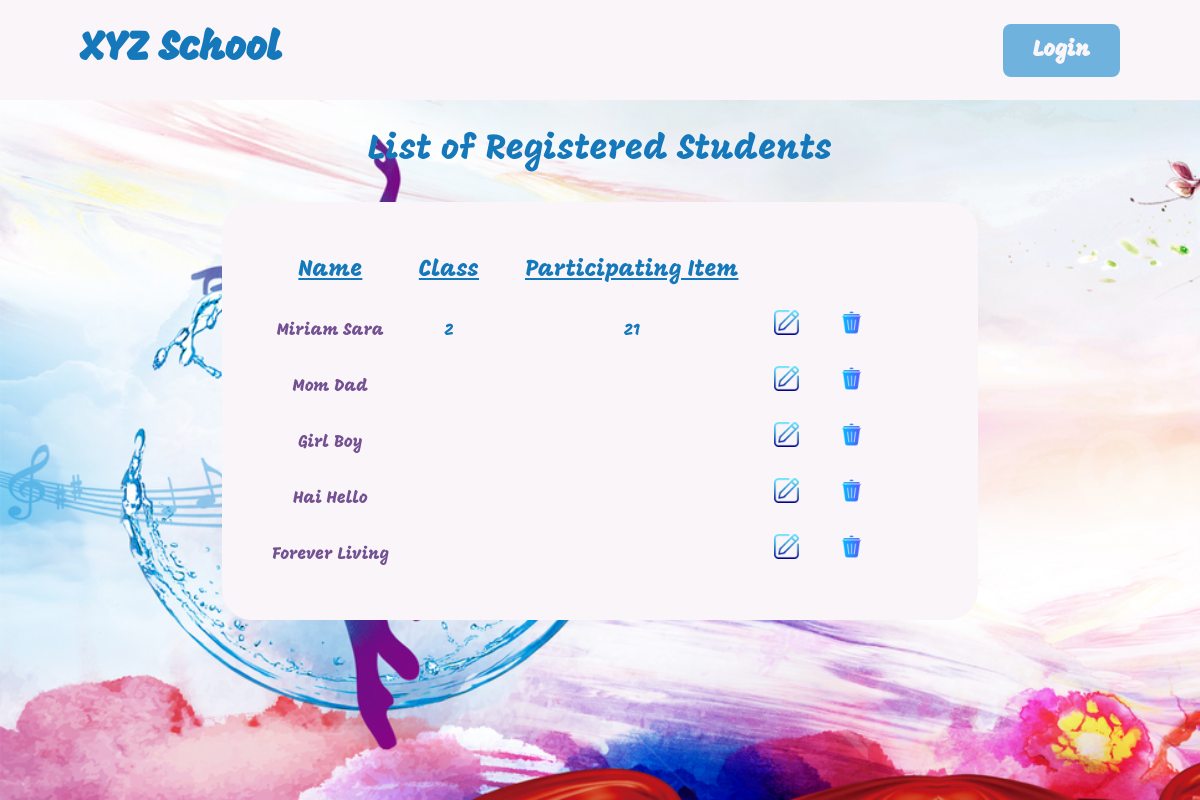
/logged-in/, run on an earlier commit of the app's database.
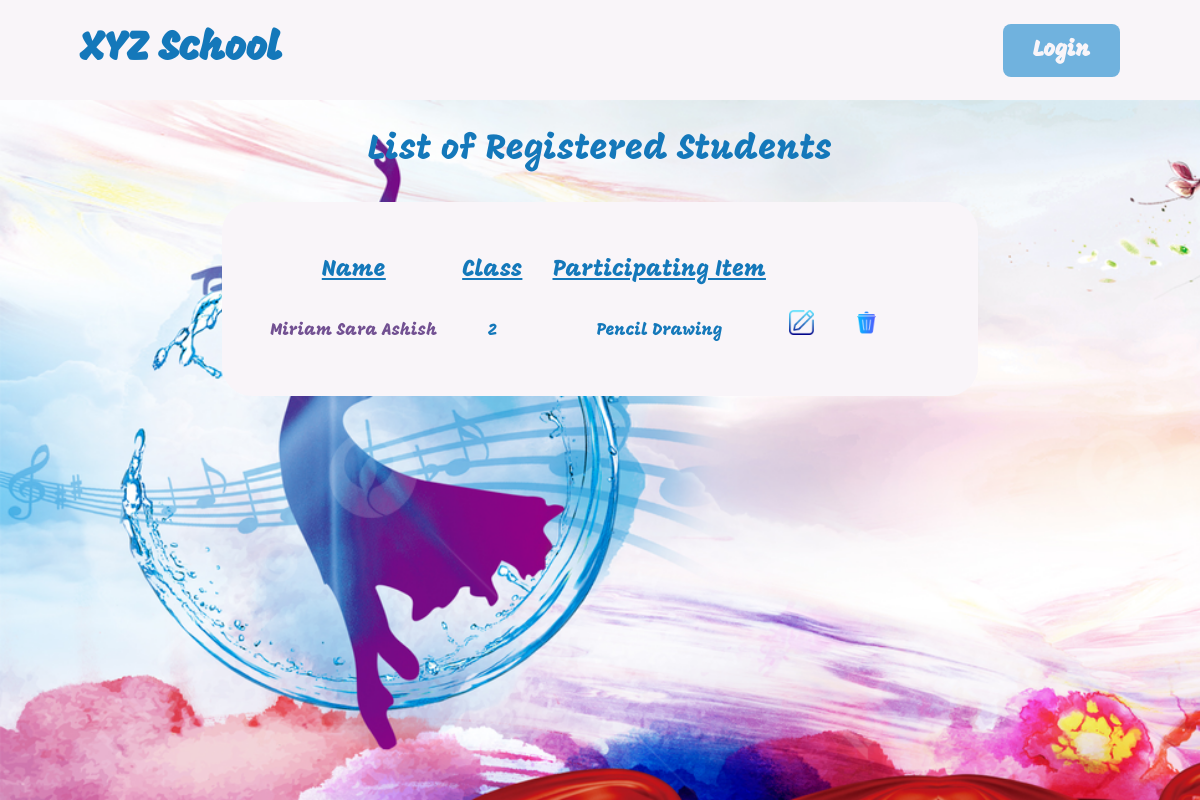
And on a later commit of the database.
### registered/models.py (models this page shows, shortened)
class Form(models.Model):
    first_name = models.CharField(max_length=120)
    last_name = models.CharField(max_length=120)
    date_of_birth = models.DateField(default=datetime.date.today())
    gender = models.CharField(max_length=120,choices=GENDER)
    school_grade = models.CharField(max_length=120,choices=CLASS)
    email = models.EmailField()
    contact_number = models.CharField(max_length=10)
    item = models.CharField(max_length=120,choices=ITEMS)

### web/views.py (the view)
# urls.py: path("", views.register, name="register"),
def register(request):
    participants = Form.objects.all()
    context={
        "participants": participants
    }
    return render(request,'users/userPage.html', context=context)

### templates/users/userPage.html
{% extends "base.html" %} {% load static %} {% block content %}
<section id="home">
  {% include 'web/includes/header.html' %}
  <section class="spotLight">
    <section class="wrapper logged_in">
      <section class="spotlight">
        <h3>List of Registered Students</h3>
        <div class="container">
          <table class="table">
            <thead>
              <tr class="thead">
                <th><span>Name</span></th>
                <th><span>Class</span></th>
                <th><span>Participating Item</span></th>
                <th>&nbsp;</th>
              </tr>
            </thead>
            <tbody>
              {% for participant in participants %}
              <tr class="tbody">
                <td>
                  <a
                    href="{% url 'web:details' id=participant.id %}"
                    class="name"
                    >{{participant.first_name}} {{participant.last_name}}</a
                  >
                </td>
                <td>
                  <span>{{participant.school_grade}}</span>
                </td>
                <td>
                  <span class="item">{{participant.item}}</span>
                </td>
                <td class="edit" style="width: 20%">
                  <a
                    href="{% url 'registered:edit' id=participant.id %}"
                    class="table-link reload"
                  >
                    <div class="img">
                      <img src="{% static 'images/pen.png' %}" />
                    </div>
                  </a>
                  <a
                    href="{% url 'registered:delete' id=participant.id %}"
                    class="action-button reload"
                  >
                    <div class="img">
                      <img src="{% static 'images/delete.png' %}" />
                    </div>
                  </a>
                </td>
              </tr>
              {% endfor %}
            </tbody>
          </table>
        </div>
      </section>
    </section>
  </section>
</section>
{% endblock %}

### templates/base.html (shortened to what this page needs)
<!DOCTYPE html>
<html lang="en">
  <head>
    {% load static %}
    <link
      rel="stylesheet"
      href="{% static './css/style.css' %}"
      type="text/css"
    />
  </head>
  <body>
    {% block content %}{% endblock %}
  </body>
</html>

### templates/web/includes/header.html (shortened to what this page needs)
{% load static %}
<header>
    <h1>
        <a href="{% url 'web:index' %}">
            <h3><b>XYZ School</b></h3>
        </a>
    </h1>
    {% if request.user.is_authenticated %}
    <div>
        <a href="{% url 'users:logout' %}" class="logout"> Logout </a>
    <div>
    {% else %}
    <div>
        <a href="{% url 'users:login' %}" class="login"> Login </a>
    {% endif %}
</header>

### static/css/style.css (style rules this page uses)
* { margin: 0; padding: 0; border: 0; vertical-align: baseline; background: transparent; font-weight: normal; text-decoration: none; outline: none; -webkit-box-sizing: border-box; -moz-box-sizing: border-box; box-sizing: border-box; font-family: "Mogra"; }
body { font-size: 17px; color: #1c2c40; overflow-x: hidden; min-width: 320px; font-weight: 400; }
a { color: #1c2c40; }
.wrapper { width: 90%; margin: 0 auto; max-width: 1500px; }
img { display: block; width: 100%; height: 100%; }
b { font-weight: 800; }
header { height: 100px; padding: 0 80px; background-color: rgb(249, 245, 249); display: flex; justify-content: space-between; align-items: center; }
header h1 a { display: block; }
header h1 a h3 b { color: rgb(20, 120, 186); font-size: 40px; }
header a.login, .logout { background-color: rgb(112, 178, 222); padding: 13px 30px; font-size: 22px; font-weight: 900; color: rgb(249, 245, 249); text-align: center; border-radius: 8px; display: inline-block; }
#home .spotLight { min-height: calc(100vh - 100px); color: rgb(20, 120, 186); text-align: center; background-image: url(../images/art2.jpg); background-repeat: no-repeat; background-size: cover; }
#home .spotLight section.wrapper { height: 100%; display: flex; align-items: center; justify-content: center; }
#home .spotLight section.logged_in { display: block; text-align: center; }
#home .spotLight section.spotlight h3 { font-size: 35px; padding: 30px 0; }
#home .spotLight .logged_in .spotlight { width: 100%; }
#home .spotLight .logged_in .spotlight .container { width: 70%; margin: 0 auto; padding: 30px; background-color: rgb(249, 245, 249); border-radius: 30px; }
#home .spotLight .logged_in .spotlight .container table { width: 100%; }
#home .spotLight .logged_in .spotlight .container table { width: 100%; border-collapse: separate; border-spacing: 0 25px; }
table thead tr { margin-bottom: 20px; }
table thead tr th span { font-size: 23px; text-decoration: underline; }
table tbody tr td a { color: rgb(114, 80, 146); }
table tbody tr td.edit { display: flex; }
table tbody tr td.edit .img { width: 25px; margin-right: 40px; }
table tbody tr td.edit .img img { width: 100%; display: block; }

What changed in the data, as far as the page shows it:
removed Form: first_name "Miriam", last_name "Sara", school_grade "2", item "21"
removed Form: first_name "Mom", last_name "Dad"
removed Form: first_name "Girl", last_name "Boy"
removed Form: first_name "Hai", last_name "Hello"
removed Form: first_name "Forever", last_name "Living"
added Form: first_name "Miriam Sara", last_name "Ashish", school_grade "2", item "Pencil Drawing"
